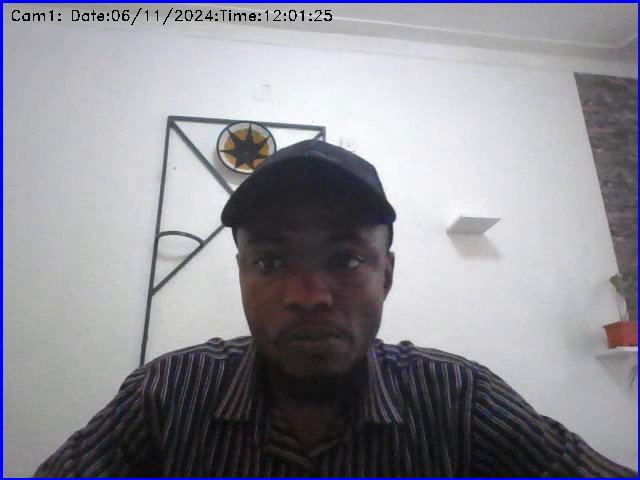
#> input picture frame 18 of CV_Projects/Productions/Capture_RGB_20241106_120121.avi, 640 x 480 px, given in place of the camera
$ python VideoCapture_RGB.py
#> lines starting #> are read from the running program, lines starting #| are printed output that depends on the picture
import cv2
import time
import glob
import os
from datetime import datetime

# OutPut Path
output_dir = "../Productions"
if not os.path.exists(output_dir):
    os.makedirs(output_dir)

video = cv2.VideoCapture(0)
time.sleep(1)

first_frame = None
status_list = []
recording = False

# Sensitivity threshold for motion detection
SENSITIVITY_THRESHOLD = 500

# Initialize video writer variable
out = None

# Load the pre-trained face detection model
face_cascade = cv2.CascadeClassifier(cv2.data.haarcascades + 'haarcascade_frontalface_default.xml')

while True:
    status = 0
    check, frame = video.read()
#> frame is the input picture: shape (480, 640, 3); mean B, G, R 150.3, 142.6, 143.8

    # Flip the frame horizontally
    frame = cv2.flip(frame, 1)
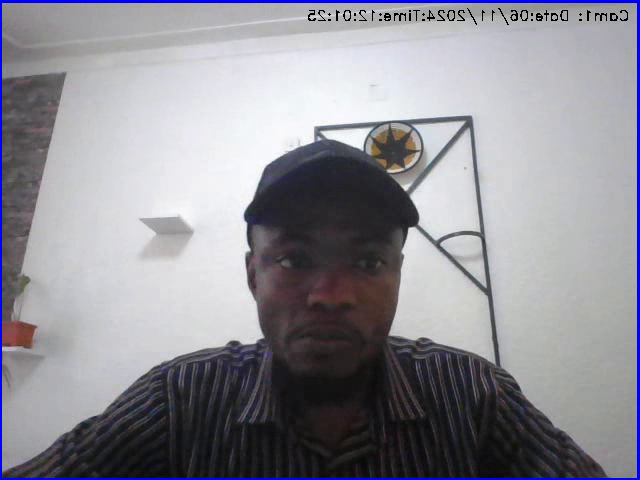
#> frame: shape (480, 640, 3); mean B, G, R 150.3, 142.6, 143.8

    gray_frame = cv2.cvtColor(frame, cv2.COLOR_BGR2GRAY)
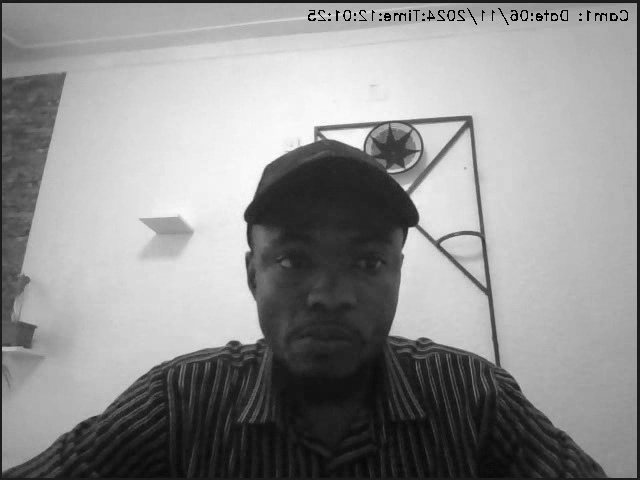
#> gray_frame: shape (480, 640); min 0, max 255, mean 143.8
    gray_frame_gau = cv2.GaussianBlur(gray_frame, (21, 21), 0)
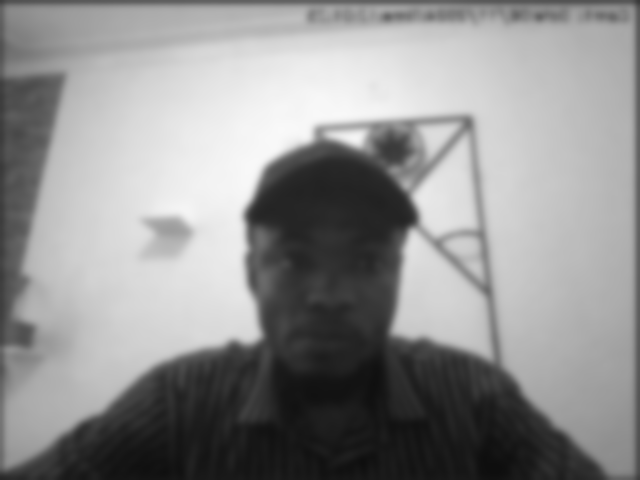
#> gray_frame_gau: shape (480, 640); min 14, max 249, mean 144

    if first_frame is None:
        first_frame = gray_frame_gau
        continue

    delta_frame = cv2.absdiff(first_frame, gray_frame_gau)
    thresh_frame = cv2.threshold(delta_frame, 75, 255, cv2.THRESH_BINARY)[1]
    dil_frame = cv2.dilate(thresh_frame, None, iterations=2)

    contours, _ = cv2.findContours(dil_frame, cv2.RETR_EXTERNAL, cv2.CHAIN_APPROX_SIMPLE)

    for contour in contours:
        if cv2.contourArea(contour) < 5000:
            continue
        x, y, w, h = cv2.boundingRect(contour)
        cv2.rectangle(frame, (x, y), (x + w, y + h), (255, 0, 0), 3)

        faces = face_cascade.detectMultiScale(gray_frame_gau, scaleFactor=1.1, minNeighbors=5)
        for (fx, fy, fw, fh) in faces:
            center_x = fx + fw // 2
            center_y = fy + fh // 2
            radius = max(fw, fh) // 2
            cv2.circle(frame, (center_x, center_y), radius, (0, 255, 0), 2)

    # Start recording if motion detected
    if not recording:
        timestamp = datetime.now().strftime("%Y%m%d_%H%M%S")
        output_path = os.path.join(output_dir, f"Capture_RGB_{timestamp}.avi")
        fourcc = cv2.VideoWriter_fourcc(*'XVID')
        out = cv2.VideoWriter(output_path, fourcc, 20.0, (frame.shape[1], frame.shape[0]))
        recording = True

    status = 1
    # Adding timestamp
    timestamp = datetime.now().strftime("Cam1: Date:%d/%m/%Y:Time:%H:%M:%S")
    cv2.putText(frame, timestamp, (10, 20), cv2.FONT_HERSHEY_DUPLEX, 0.5, (0, 0, 0), 1)

    if recording:
        out.write(frame)

    status_list.append(status)
    status_list = status_list[-2:]

    # Stop recording if no motion is detected
    if status == 0 and recording:
        recording = False
        out.release()

    # Display the Detection Screen
    cv2.imshow("RGB Screen", frame)

    key = cv2.waitKey(1)
    if key == ord("q"):
        break

# Release the video capture and writer
if out:
    out.release()
video.release()
cv2.destroyAllWindows()

$ run again, starting later in the video
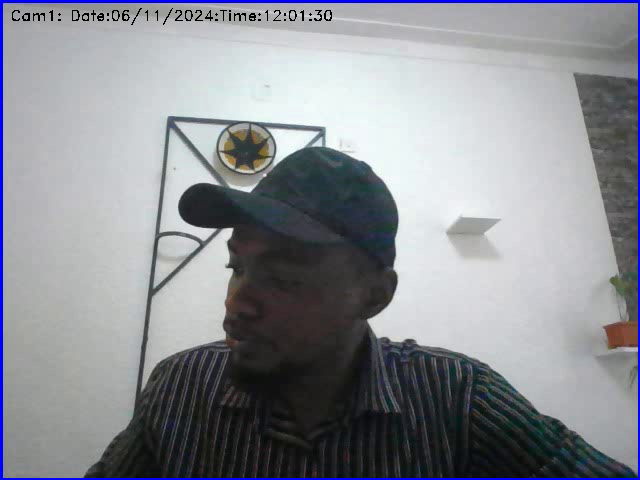
#> input picture frame 84 of CV_Projects/Productions/Capture_RGB_20241106_120121.avi, 640 x 480 px, given in place of the camera
#> frame is the input picture: shape (480, 640, 3); mean B, G, R 147.8, 142.1, 139.6
#> `gray_frame = cv2.cvtColor(frame, cv2.COLOR_BGR2GRAY)`:
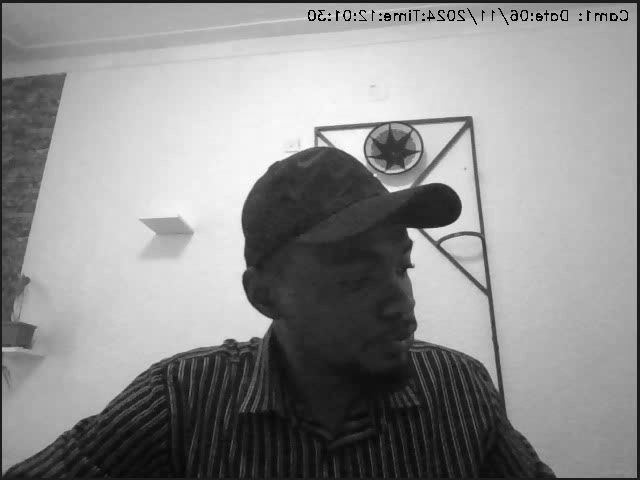
#> gray_frame: shape (480, 640); min 0, max 254, mean 141.9
#> `gray_frame_gau = cv2.GaussianBlur(gray_frame, (21, 21), 0)`:
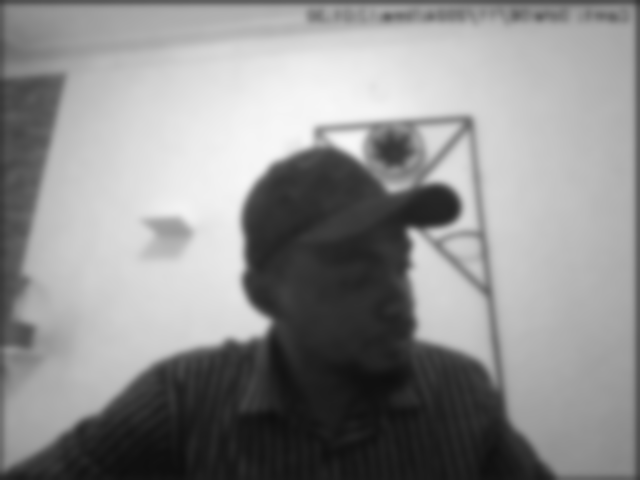
#> gray_frame_gau: shape (480, 640); min 15, max 247, mean 142.1

$ run again, starting later in the video
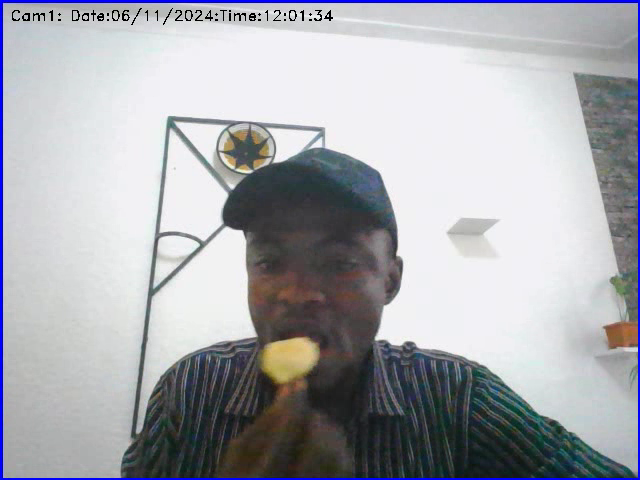
#> input picture frame 149 of CV_Projects/Productions/Capture_RGB_20241106_120121.avi, 640 x 480 px, given in place of the camera
#> frame is the input picture: shape (480, 640, 3); mean B, G, R 175.4, 170.2, 168.8
#> `gray_frame = cv2.cvtColor(frame, cv2.COLOR_BGR2GRAY)`:
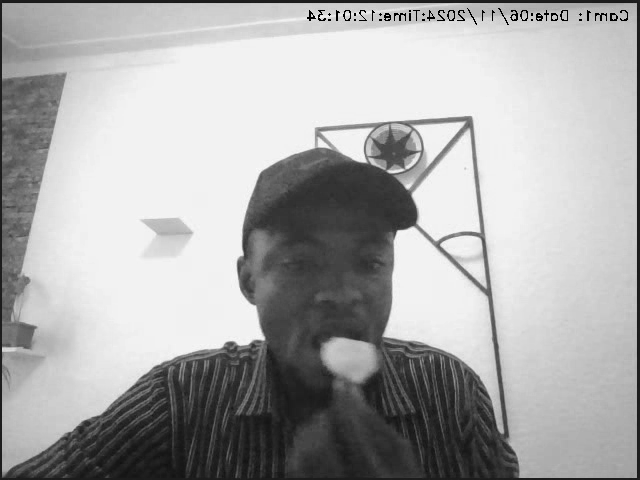
#> gray_frame: shape (480, 640); min 0, max 251, mean 170.4
#> `gray_frame_gau = cv2.GaussianBlur(gray_frame, (21, 21), 0)`:
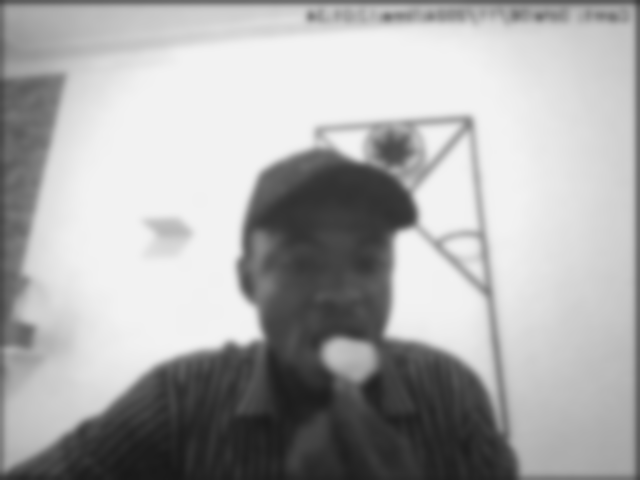
#> gray_frame_gau: shape (480, 640); min 25, max 242, mean 170.6
